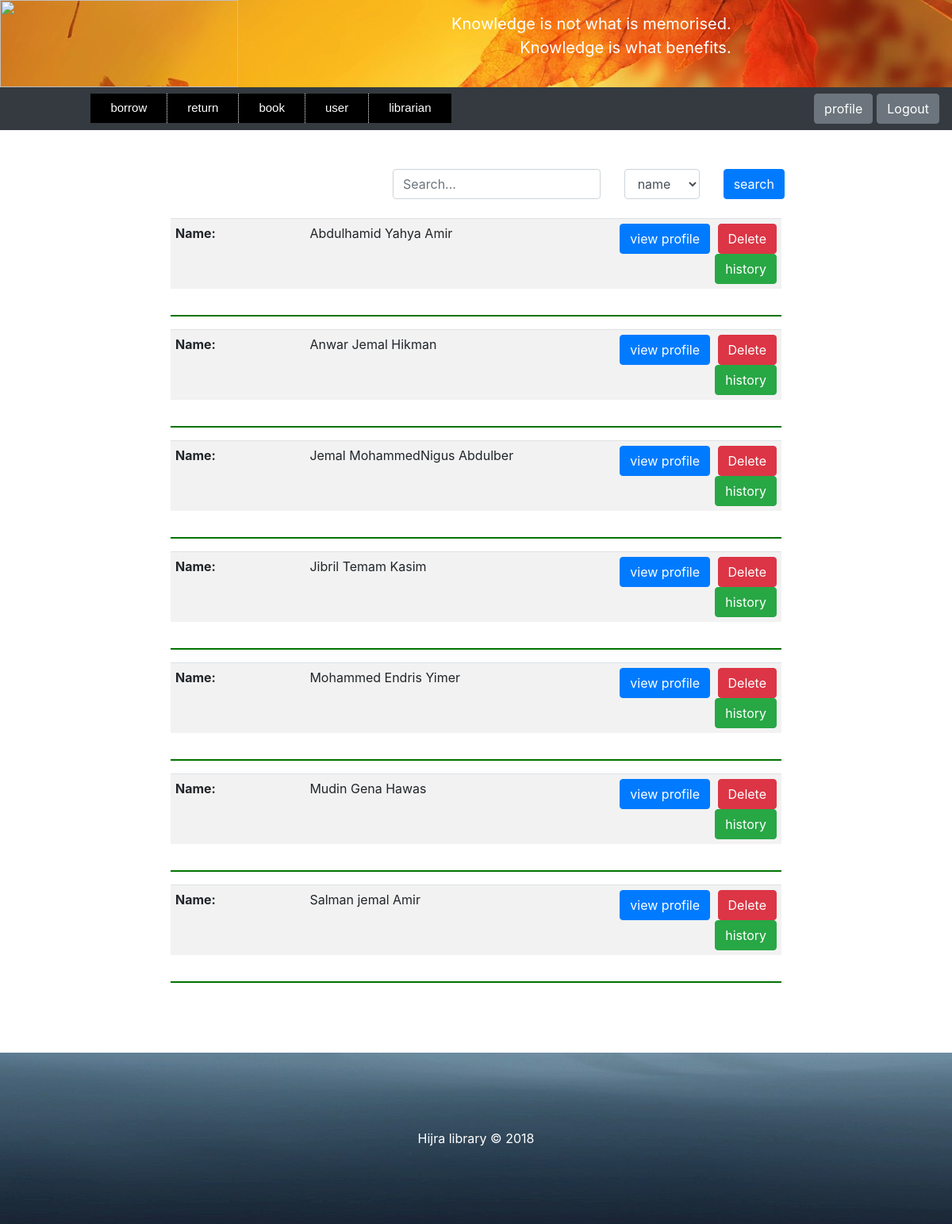
/user-view-by-librarian/ (signed in), run on the app's committed database.
### store/models.py (models this page shows, shortened)
class User(models.Model):
    user_id = models.CharField(max_length=200, blank=True, unique=True)
    name = models.CharField(max_length=200, help_text='Enter user Name')
    middle_name = models.CharField(max_length=200)
    last_name = models.CharField(max_length=200)
    phone_regex = RegexValidator(
        regex=r'^\+?1?\d{10,15}$',
        message='Phone number must be entered in the format : 0987654321 or +251987654321 up to 15 digits allowed'
    )
    phone = models.CharField(validators=[phone_regex], max_length=15)
    year = models.PositiveSmallIntegerField(blank=True, null=True, default=0)
    department = models.CharField(max_length=200, null=True, blank=True)
    email = models.EmailField(blank=True)
    password_regex = RegexValidator(
        regex=r'^\S{6,1024}',
        message='password must be at least 6 character'
    )
    password = models.CharField(validators=[password_regex], max_length=1024)
    password_hint = models.CharField(max_length=200, blank=True)
    sex = models.CharField(max_length=200, choices=(('male', 'male'), ('female', 'female')))
    photo = models.ImageField(blank=True, default='null.png')
    register_date = models.DateField()
    def image_tag(self):
        return mark_safe('<img src="%s" width="150" height="150"/>' % self.photo.url)
    image_tag.short_description = 'Photo'
    image_tag.allow_tags = True

### store/views.py (the view)
# urls.py: path('user-view-by-librarian/', views.user_view_by_librarian, name='user-view-by-librarian'),
def user_view_by_librarian(request):
    if request.session.get('librarian_auth'):
        librarian_id = request.session.get('librarian_auth')
        librarian = Librarian.objects.get(librarian_id=librarian_id)
        if not librarian.sex:
            raise Http404("Please check your profile sex is empty")
        if request.method == "POST":
            form = HumanSearch(request.POST)
            text = request.POST.get('search_engine')
            catalog = request.POST.get('catalog')
            if catalog == 'name':
                user = User.objects.filter(sex=librarian.sex, name__contains=text) | \
                       User.objects.filter(sex=librarian.sex, middle_name__contains=text) | \
                       User.objects.filter(sex=librarian.sex, last_name__contains=text)
            elif catalog == 'id':
                user = User.objects.filter(sex=librarian.sex, user_id__contains=text)
            elif catalog == 'department':
                user = User.objects.filter(sex=librarian.sex, department__contains=text)
            elif catalog == 'phone':
                user = User.objects.filter(sex=librarian.sex, phone__contains=text)
            else:
                try:
                    year = int(text)
                    user = User.objects.filter(sex=librarian.sex, year=year)
                except ValueError:
                    user = User.objects.none()
        else:
            form = HumanSearch()
            user = User.objects.filter(sex=librarian.sex)
        user = sorted(user, key=lambda x: x.name, reverse=False)
        for i in user:
            i.image = "Images/" + str(i.photo)
        return render(request, 'webpages/user_view_by_librarian.html', {'form': form, 'user': user})
    else:
        raise Http404("You are not logged in")

### store/forms.py
class HumanSearch(forms.Form):
    search_engine = forms.CharField(
        label='',
        max_length=1024,
        widget=forms.TextInput(attrs={'placeholder': 'Search...'}),
    )
    catalog = ChoiceField(
        label='',
        widget=forms.Select(),
        choices=[('name', 'name'), ('id', 'id'), ('department', 'department'), ('year', 'year'), ('phone', 'phone')],
        initial='name'
    )

### store/templates/webpages/user_view_by_librarian.html (shortened to what this page needs)
<!DOCTYPE html>
<html lang="en">
    <head class="header-site">
        {% load static %}
        {% load filter %}
        {% load widget_tweaks %}
            {% include "webpages/librarian_page.html" %}
        <link rel="stylesheet" href="{% static 'files/bootstrap/css/bootstrap.css' %}"  type="text/css" >
        <link rel="stylesheet" href="{% static 'files/style2.css' %}"  type="text/css" >
        <link rel="stylesheet" href="{% static 'files/style3.css' %}"  type="text/css" >
        <link rel="stylesheet" href="{% static 'files/style4.css' %}"  type="text/css" >
        <link rel="stylesheet" href="{% static 'files/style5.css' %}"  type="text/css" >
        <link rel="stylesheet" href="{% static 'files/style6.css' %}"  type="text/css" >
        {% block search %}
            <div class = "container col-5" align="right" style="margin-left:40%;">
            <form  method="post" novalidate>
                <div class="row">
                    {% for field in form.visible_fields %}
                        {% if field.name == 'search_engine' %}
                            <div class="col-md-7">
                                {% render_field field class="form-control" %}
                            </div>
                        {% else %}
                           <div class="col-md-3 ">
                                {% render_field field class="form-control" %}
                            </div>
                        {% endif %}
                    {% endfor %}
                    <div class="col-md-2">
                    <button type="submit" class = "btn btn-primary"> search</button>
                    </div>
                </div>
            </form>
            </div>
            <br>
        {% endblock %}
    </head>
    <body>
        {% for i in user %}
        <div class="container col-8">
                <table  class="table table-striped">
                    <tr>
                        <td style="width: 22%;"><strong>Name:</strong></td>
                        <td style="width: 40%;">{{i.name}} {{i.middle_name}}  {{i.last_name}}</td>
                        <td style="width: 38%;" align="right">
                            <input type="button"  id ="button-{{i.id}}" class="btn btn-primary"  onclick="userFun({{i.id}})"
                                value="view profile" >
                            <a class="btn btn-danger" href="{% url 'DeleteUserConfirm' i.id %}" style="margin-left:5px;">Delete</a>
                            <a class="btn btn-success" href="{% url 'view-user-history-by-librarian' i.id %}" style="margin-left:5px;">history</a>
                        </td>
                    </tr>
                </table>
            </div>
            <div class="container col-8">
        </div>
        <div class="container col-8"><hr></div>
        {% endfor %}
    </body>
    <footer>
        {% include "webpages/footer.html" %}
    </footer>
</html>

### store/templates/webpages/librarian_page.html (shortened to what this page needs)
<!DOCTYPE html>
<html lang="en">
    <head class="header-site">
        {% load static %}
        <link rel="stylesheet" href="{% static 'files/bootstrap/css/bootstrap.css' %}"  type="text/css" >
        <link rel="stylesheet" href="{% static 'files/style2.css' %}"  type="text/css" >
        <link rel="stylesheet" href="{% static 'files/style3.css' %}"  type="text/css" >
        <link rel="stylesheet" href="{% static 'files/style4.css' %}"  type="text/css" >
		<link rel="stylesheet" href="{% static 'files/style5.css' %}"  type="text/css" >
        <div class="row" id="user-home-page">
            <div class="col-sm-4">
                <img src="{% static 'Images/cd.png' %}" height="110" width="300">
            </div>
            <div class="col-sm-8" >
                 <div class="col-sm-8" align="right" style="margin-top:15px;;color:white;font-size:20px;">
                     Knowledge is not what is memorised.<br>
                     Knowledge is what benefits.
		        </div>
		    </div>
        </div>
        <nav class="navbar navbar-expand-md bg-dark navbar-light" >
          <div class="main" style="margin-left:5%;">
            <ul class="mainnav">
                <li class="hassubs"><a href="#">borrow</a>
                </li>
                <li class="hassubs"><a href="#">return</a>
                </li>
                <li class="hassubs"><a href="/book-view-by-librarian/">book</a>
                </li>
                <li class="hassubs"><a href="#">user</a>
                </li>
                <li class="hassubs"><a href="/librarian-view-by-librarian/">librarian</a>
                </li>
            </ul>
              <a class="btn btn-secondary" href="{% url 'logout' 'librarian' %}" style="float:right;">Logout</a>
              <a class="btn btn-secondary" href="/viewLibrarianProfile/" style="margin-right:5px;float:right;">profile</a>
            <br style="clear: both;">
        </div>
        </nav>
       <br>
        {% include "webpages/message.html" %}
        <br>
            </head>
</html>

### store/templates/webpages/message.html (shortened to what this page needs)
<div class="row">
    <div class="col-sm-2">
    </div>
    <div class="col-sm-8" align="center">
    </div>
</div>

### store/templates/webpages/footer.html
<!DOCTYPE html>
<html lang="en">
    <br><br><br>
        <footer class="footer">
            Hijra library © 2018
        </footer>
</html>

### store/static/files/style2.css (style rules this page uses)
#user-home-page, #base-page, #front-page { background-color: white; background-image: url("../Images/20_21.jpg"); background-position: 100% 100%; background-repeat: no-repeat; }
li a { color:#ffffff; font-size:25px; }
.footer { background-image: url("../Images/17_39.jpg"); background-position: 100% 100%; background-repeat: no-repeat; width: 100%; position:static; left:0; bottom:0; padding: 6em; color: white; text-align: center; }

### store/static/files/style3.css (style rules this page uses)
a.butt:link, a.back:visited, { background-color: #11aa44; color: white; }
table, th, td { border: 1px solid black; }

### store/static/files/style5.css (style rules this page uses)
.main { width: 100%; }
.mainnav { margin: 0 auto }
li { list-style: none; }
li a { text-decoration: none; }
.mainnav li { float: left;padding: 5px;background:black ;border-left: 1px dotted #fff; }
.mainnav li:first-child { border: none; }
.mainnav li a { display: block;padding: 2px 20px;color: #fff;font-family: arial;font-size: 15px; }

### store/static/files/style6.css (style rules this page uses)
.table-striped>tbody>tr>td { padding:6px; text-font:8px; }
hr { background-color: green; border-width:2px; }

### data on the page
User: name "Abdulhamid", middle_name "Yahya", last_name "Amir"
User: name "Anwar", middle_name "Jemal", last_name "Hikman"
User: name "Jemal", middle_name "MohammedNigus", last_name "Abdulber"
User: name "Jibril", middle_name "Temam", last_name "Kasim"
User: name "Mohammed", middle_name "Endris", last_name "Yimer"
User: name "Mudin", middle_name "Gena", last_name "Hawas"
User: name "Salman", middle_name "jemal", last_name "Amir"
